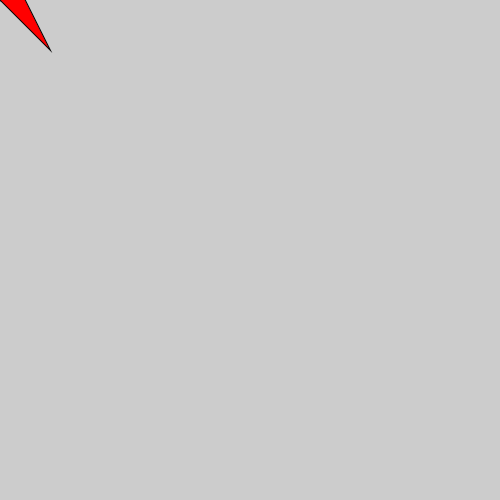
Frame 1 (no input)
Frame 60 (the mouse pressed at the canvas centre just before this capture): identical to frame 1, image omitted
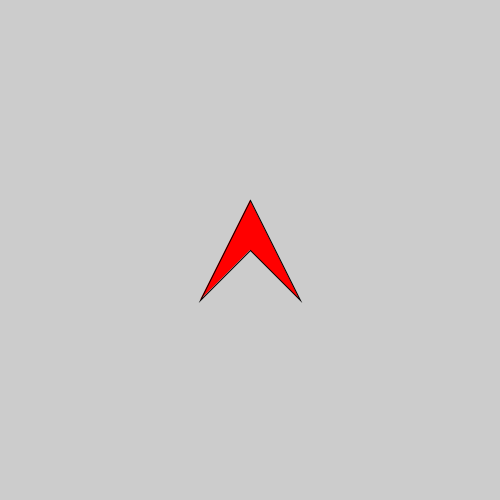
Frame 120 (the mouse held since frame 60 and released just before this capture)

The Processing sketch that drew these frames (run headless with seeded random() and noise(); from frame 60 on, the mouse is pressed at the canvas centre):

// Processing sketch: vertex
// ── vertex.pde
PShape  dino;
void  setup()  {
    size(500,  500);
    dino  =  createShape();
    dino.beginShape();
    dino.fill(255, 0, 0);
    dino.vertex(0, 100);
    dino.vertex(50, 0);
    dino.vertex(100, 100);
    dino.vertex(50, 50);
    dino.endShape(CLOSE);
}
void  draw()  {
    background(204);
    translate(mouseX-50,  mouseY-50);
    shape(dino,  0,  0);
}
